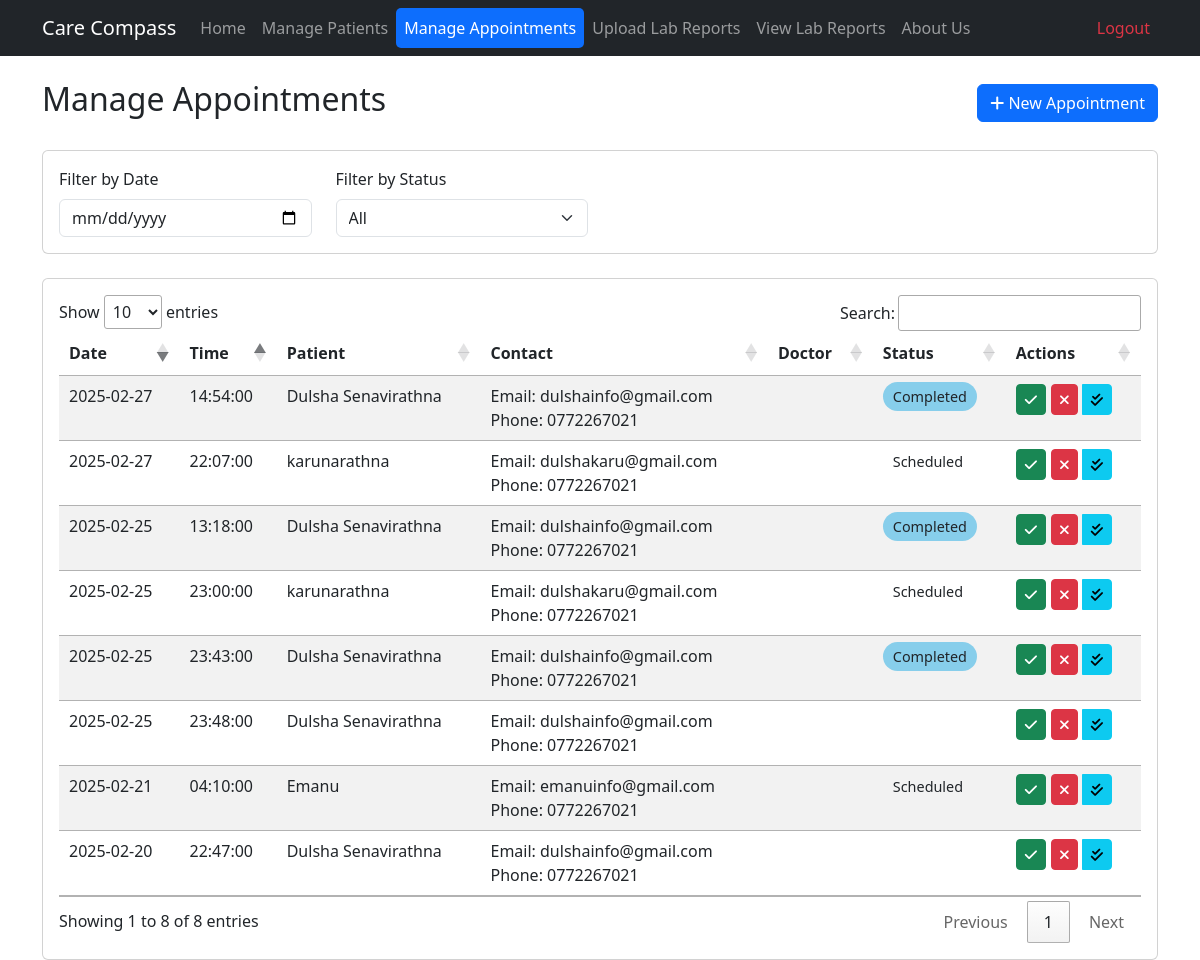
Page /manage_appointments.php (signed in) on the committed database.
### tables this page shows
CREATE TABLE `appointments` (
  `id` int(11) NOT NULL,
  `patient_id` int(11) NOT NULL,
  `appointment_date` date NOT NULL,
  `appointment_time` time NOT NULL,
  `status` enum('Scheduled','Cancelled','Completed') DEFAULT 'Scheduled',
  `created_at` timestamp NOT NULL DEFAULT current_timestamp(),
  `doctor_id` int(11) NOT NULL,
  `notes` text DEFAULT NULL,
  `doctor_name` varchar(100) DEFAULT NULL
);

CREATE TABLE `users` (
  `id` int(11) NOT NULL,
  `name` varchar(255) NOT NULL,
  `email` varchar(255) NOT NULL,
  `password` varchar(255) NOT NULL,
  `role` enum('patient','staff','admin') NOT NULL,
  `address` varchar(255) NOT NULL,
  `phone_number` varchar(20) NOT NULL,
  `date_of_birth` date DEFAULT NULL,
  `profile_picture` varchar(255) DEFAULT NULL
);

### manage_appointments.php (the view, shortened to what this page needs)
<?php
include 'db/config.php';
$appointments_sql = "SELECT
    a.id,
    a.patient_id,
    a.appointment_date,
    a.appointment_time,
    a.status,
    a.created_at,
    a.doctor_id,
    a.notes,
    a.doctor_name,
    p.name AS patient_name,
    p.email AS patient_email,
    p.phone_number AS patient_phone
    FROM appointments a
    JOIN users p ON a.patient_id = p.id
    ORDER BY a.appointment_date DESC, a.appointment_time ASC";
$appointments_result = $conn->query($appointments_sql);
?>
<!DOCTYPE html>
<html lang="en">
<head>
    <link href="https://cdn.jsdelivr.net/npm/bootstrap@5.3.0/dist/css/bootstrap.min.css" rel="stylesheet">
    <link href="https://cdn.datatables.net/1.10.24/css/jquery.dataTables.min.css" rel="stylesheet">
    <link href="https://cdnjs.cloudflare.com/ajax/libs/font-awesome/6.0.0/css/all.min.css" rel="stylesheet">
</head>
<body>
    <nav class="navbar navbar-expand-lg navbar-dark bg-dark">
        <div class="container">
            <a class="navbar-brand" href="staff_dashboard.php">Care Compass</a>
            <div class="collapse navbar-collapse" id="navbarNav">
                <ul class="navbar-nav me-auto">
                    <li class="nav-item">
                        <a class="nav-link" href="staff_dashboard.php">Home</a>
                    </li>
                    <li class="nav-item">
                        <a class="nav-link" href="manage_patients.php">Manage Patients</a>
                    </li>
                    <li class="nav-item">
                        <a class="nav-link active" href="manage_appointments.php">Manage Appointments</a>
                    </li>
                    <li class="nav-item">
                        <a class="nav-link" href="upload_reports.php">Upload Lab Reports</a>
                    </li>
                    <li class="nav-item">
                        <a class="nav-link" href="view_reports.php">View Lab Reports</a>
                    </li>
                    <li class="nav-item">
                        <a class="nav-link" href="about_us.php">About Us</a>
                    </li>
                </ul>
                <div class="navbar-nav">
                    <span class="nav-item">
                        <a class="nav-link text-danger" href="staff_logout.php">Logout</a>
                    </span>
                </div>
            </div>
        </div>
    </nav>
    <div class="container mt-4">
        <div class="d-flex justify-content-between align-items-center mb-4">
            <h2>Manage Appointments</h2>
            <button class="btn btn-primary" data-bs-toggle="modal" data-bs-target="#newAppointmentModal">
                <i class="fas fa-plus"></i> New Appointment
            </button>
        </div>
        <div class="card mb-4">
            <div class="card-body">
                <div class="row">
                    <div class="col-md-3">
                        <label for="dateFilter" class="form-label">Filter by Date</label>
                        <input type="date" class="form-control" id="dateFilter">
                    </div>
                    <div class="col-md-3">
                        <label for="statusFilter" class="form-label">Filter by Status</label>
                        <select class="form-select" id="statusFilter">
                            <option value="">All</option>
                        </select>
                    </div>
                </div>
            </div>
        </div>
        <div class="card">
            <div class="card-body">
                <table id="appointmentsTable" class="table table-striped">
                    <thead>
                        <tr>
                            <th>Date</th>
                            <th>Time</th>
                            <th>Patient</th>
                            <th>Contact</th>
                            <th>Doctor</th>
                            <th>Status</th>
                            <th>Actions</th>
                        </tr>
                    </thead>
                    <tbody>
                        <?php while ($appointment = $appointments_result->fetch_assoc()) { ?>
                        <tr>
                            <td><?php echo htmlspecialchars($appointment['appointment_date']); ?></td>
                            <td><?php echo htmlspecialchars($appointment['appointment_time']); ?></td>
                            <td><?php echo htmlspecialchars($appointment['patient_name']); ?></td>
                            <td>
                                <div>Email: <?php echo htmlspecialchars($appointment['patient_email']); ?></div>
                                <div>Phone: <?php echo htmlspecialchars($appointment['patient_phone']); ?></div>
                            </td>
                            <td><?php echo htmlspecialchars($appointment['doctor_name']); ?></td>
                            <td>
                                <span class="status-badge status-<?php echo strtolower($appointment['status']); ?>">
                                    <?php echo htmlspecialchars($appointment['status']); ?>
                                </span>
                            </td>
                            <td>
                                <div class="btn-group">
                                    <form method="POST" style="display:inline-block; margin-right: 5px;" onsubmit="return confirm('Are you sure you want to approve this appointment?');">
                                        <button type="submit" class="btn btn-sm btn-success">
                                            <i class="fas fa-check"></i>
                                        </button>
                                    </form>
                                    <form method="POST" style="display:inline-block;" onsubmit="return confirm('Are you sure you want to cancel this appointment?');">
                                        <button type="submit" class="btn btn-sm btn-danger">
                                            <i class="fas fa-times"></i>
                                        </button>
                                    </form>
                                    <button class="btn btn-sm btn-info ms-1" onclick="updateStatus(<?php echo $appointment['id']; ?>, 'Completed')">
                                        <i class="fas fa-check-double"></i>
                                    </button>
                                </div>
                            </td>
                        </tr>
                        <?php } ?>
                    </tbody>
                </table>
            </div>
        </div>
    </div>
</body>
</html>

### manage_appointments.php (style rules this page uses)
.nav-link.active { background-color: #0d6efd; color: white !important; border-radius: 5px; }
.status-badge { padding: 5px 10px; border-radius: 15px; font-size: 0.9em; }
.status-completed { background-color: #87CEEB; }

### rows in the picture
appointments: appointment_date "2025-02-27", appointment_time "14:54:00", patient.name "Dulsha Senavirathna", patient.email "dulshainfo@gmail.com", patient.phone_number "0772267021", status "Completed"
appointments: appointment_date "2025-02-27", appointment_time "22:07:00", patient.name "karunarathna", patient.email "dulshakaru@gmail.com", patient.phone_number "0772267021", status "Scheduled"
appointments: appointment_date "2025-02-25", appointment_time "13:18:00", patient.name "Dulsha Senavirathna", patient.email "dulshainfo@gmail.com", patient.phone_number "0772267021", status "Completed"
appointments: appointment_date "2025-02-25", appointment_time "23:00:00", patient.name "karunarathna", patient.email "dulshakaru@gmail.com", patient.phone_number "0772267021", status "Scheduled"
appointments: appointment_date "2025-02-25", appointment_time "23:43:00", patient.name "Dulsha Senavirathna", patient.email "dulshainfo@gmail.com", patient.phone_number "0772267021", status "Completed"
appointments: appointment_date "2025-02-25", appointment_time "23:48:00", patient.name "Dulsha Senavirathna", patient.email "dulshainfo@gmail.com", patient.phone_number "0772267021"
appointments: appointment_date "2025-02-21", appointment_time "04:10:00", patient.name "Emanu", patient.email "emanuinfo@gmail.com", patient.phone_number "0772267021", status "Scheduled"
appointments: appointment_date "2025-02-20", appointment_time "22:47:00", patient.name "Dulsha Senavirathna", patient.email "dulshainfo@gmail.com", patient.phone_number "0772267021"
